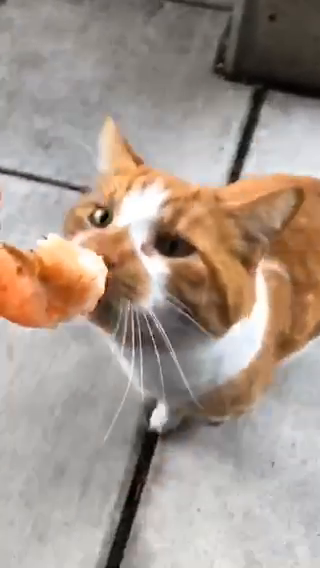
#> input picture frame 18 of feedingCat.mp4, 320 x 568 px
$ python GetVideoFromFile.py
#> lines starting #> are read from the running program, lines starting #| are printed output that depends on the picture
import cv2

cap = cv2.VideoCapture("feedingCat.mp4")  # 文件读取

while True:
    ret, frame = cap.read()
#> frame is the input picture: shape (568, 320, 3); mean B, G, R 139.8, 150.6, 165.3
    if ret:
        frame_gray = cv2.cvtColor(frame, cv2.COLOR_BGR2GRAY)
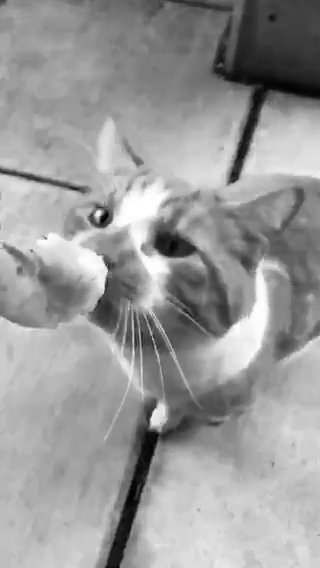
#> frame_gray: shape (568, 320); min 0, max 255, mean 153.7
        cv2.imshow('frame', frame_gray)
        if cv2.waitKey(1) & 0xFF == ord('q'):
#> (key q is pressed here)
            break
    else:  # 视频读完后ret = False
        break
cap.release()
cv2.destroyAllWindows()

$ run again, starting later in the video
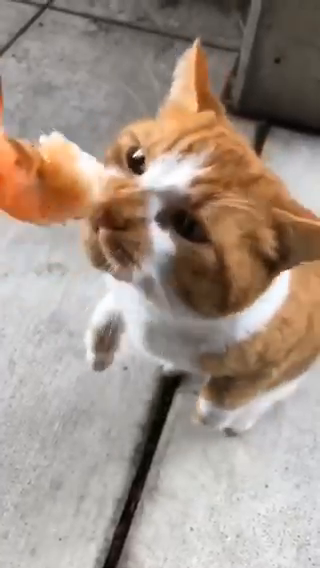
#> input picture frame 84 of feedingCat.mp4, 320 x 568 px
#> frame is the input picture: shape (568, 320, 3); mean B, G, R 134.7, 146, 161.3
#> `frame_gray = cv2.cvtColor(frame, cv2.COLOR_BGR2GRAY)`:
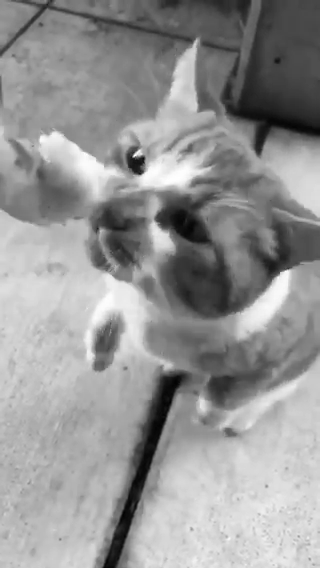
#> frame_gray: shape (568, 320); min 2, max 255, mean 149.3

$ run again, starting later in the video
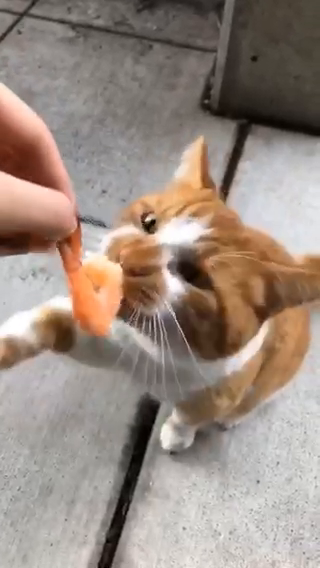
#> input picture frame 149 of feedingCat.mp4, 320 x 568 px
#> frame is the input picture: shape (568, 320, 3); mean B, G, R 128.9, 139, 154
#> `frame_gray = cv2.cvtColor(frame, cv2.COLOR_BGR2GRAY)`:
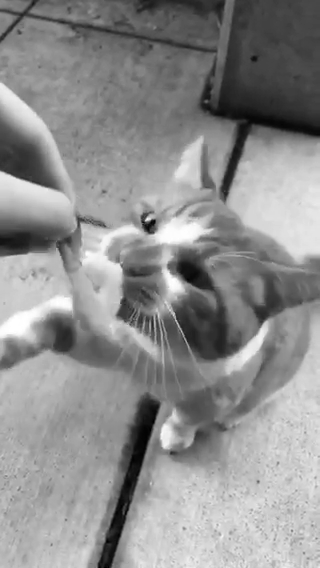
#> frame_gray: shape (568, 320); min 0, max 255, mean 142.4
